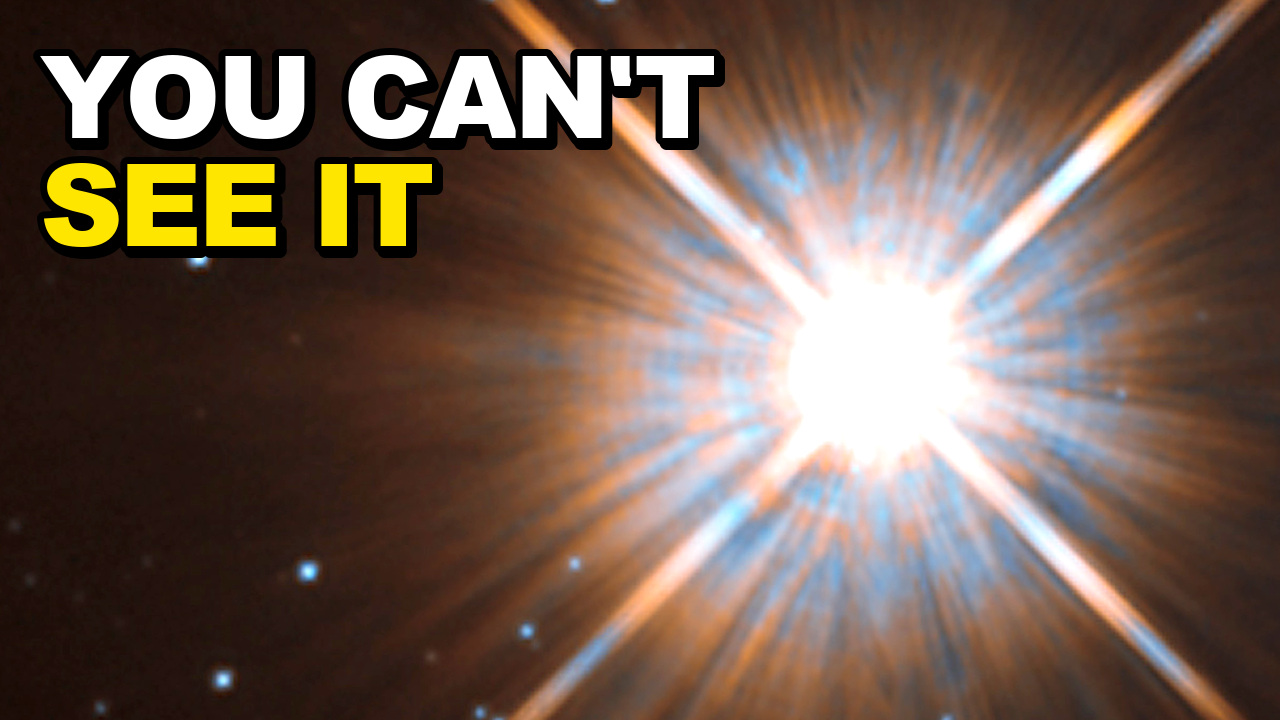
#> input picture 02_Video-Projects/026_How-Far-Is-The-Nearest-Star/08_Thumbnail/abc_v01/nearest_star_thumb_A_you-cant-see-it.jpg, 1280 x 720 px
$ python -i _build_nearest_star_thumbs_v04.py   (imports and definitions only)
#> lines starting #> are read from the running program, lines starting #| are printed output that depends on the picture
#> further down, picture is the input picture: PIL image 1280x720 RGB; mean R, G, B 113, 92.7, 80.6
#!/usr/bin/env python3
"""J1823: deterministic no-generation layout from previously approved pool plates.
Usage: python3 _build_nearest_star_thumbs_v04.py --inputs DIR --out DIR --original-a FILE
Outputs are review candidates only. Never changes abc_v01 or upload manifests.
"""
import argparse
import hashlib
import json
from pathlib import Path
import numpy as np
from PIL import Image, ImageDraw, ImageFont, ImageEnhance, ImageFilter

W,H=1280,720
FONT='/System/Library/Fonts/Supplemental/Arial Black.ttf'
YELLOW=(255,230,0)

def sha(p): return hashlib.sha256(p.read_bytes()).hexdigest()

def grade(im, cool=False):
    # Lift the actual telescope plate, then colour grade its shadows; no invented stars.
    # Suppress compression blocks in faint sky before lifting; preserve bright stars.
#> called with cool = False
    original=im
    lum=np.asarray(im.convert('L')).astype(float)
    sky_mask=np.clip((55-lum)/40,0,1)
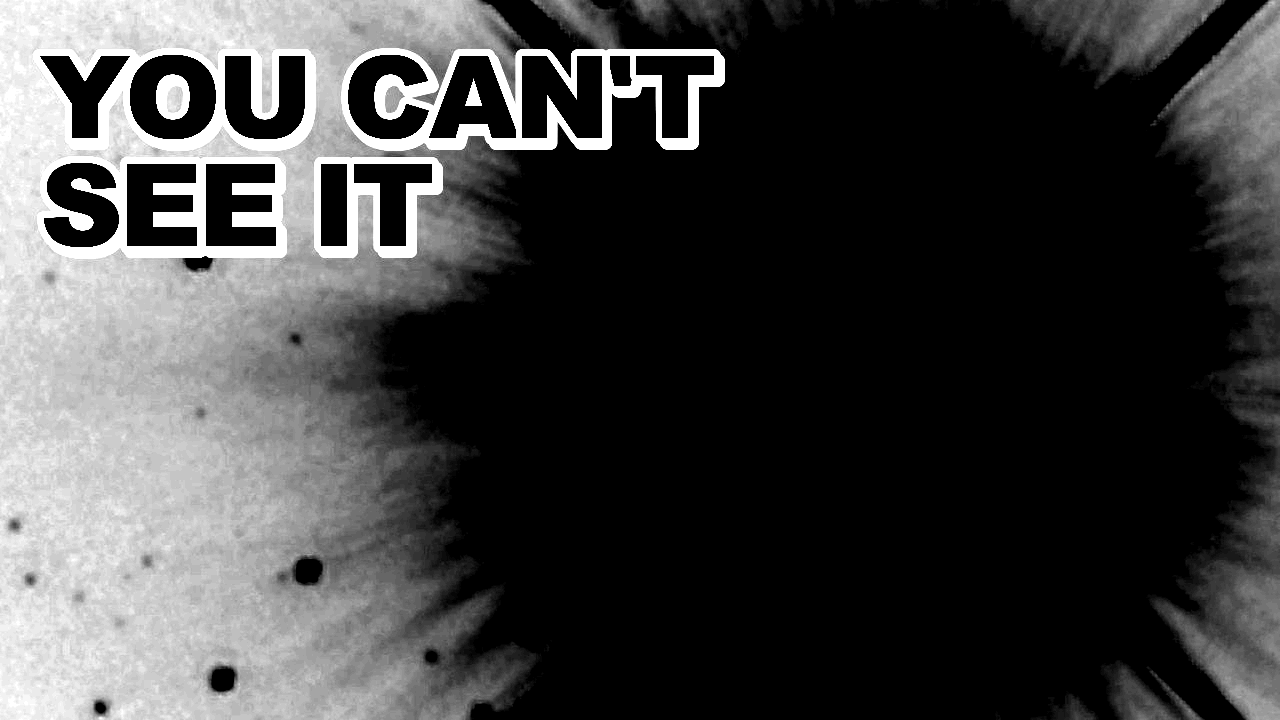
#> sky_mask: shape (720, 1280) float64; min 0, max 1, mean 0.257
    im=Image.composite(im.filter(ImageFilter.GaussianBlur(2.2)),original,
                       Image.fromarray((sky_mask*255).astype('uint8')))
    a=np.asarray(im).astype(float)/255
    a=a**0.62
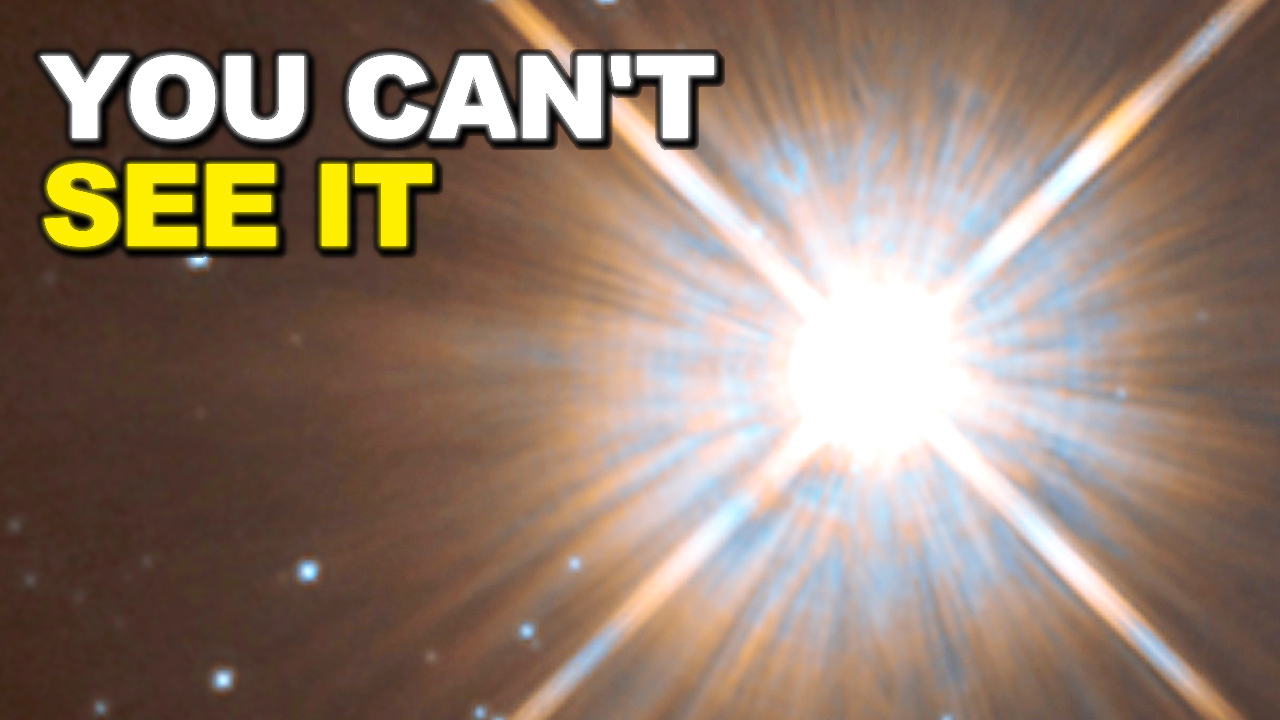
#> a: shape (720, 1280, 3) float64; mean R, G, B 0.574, 0.493, 0.435
    shadows=(1-a.max(axis=2))[...,None]**2
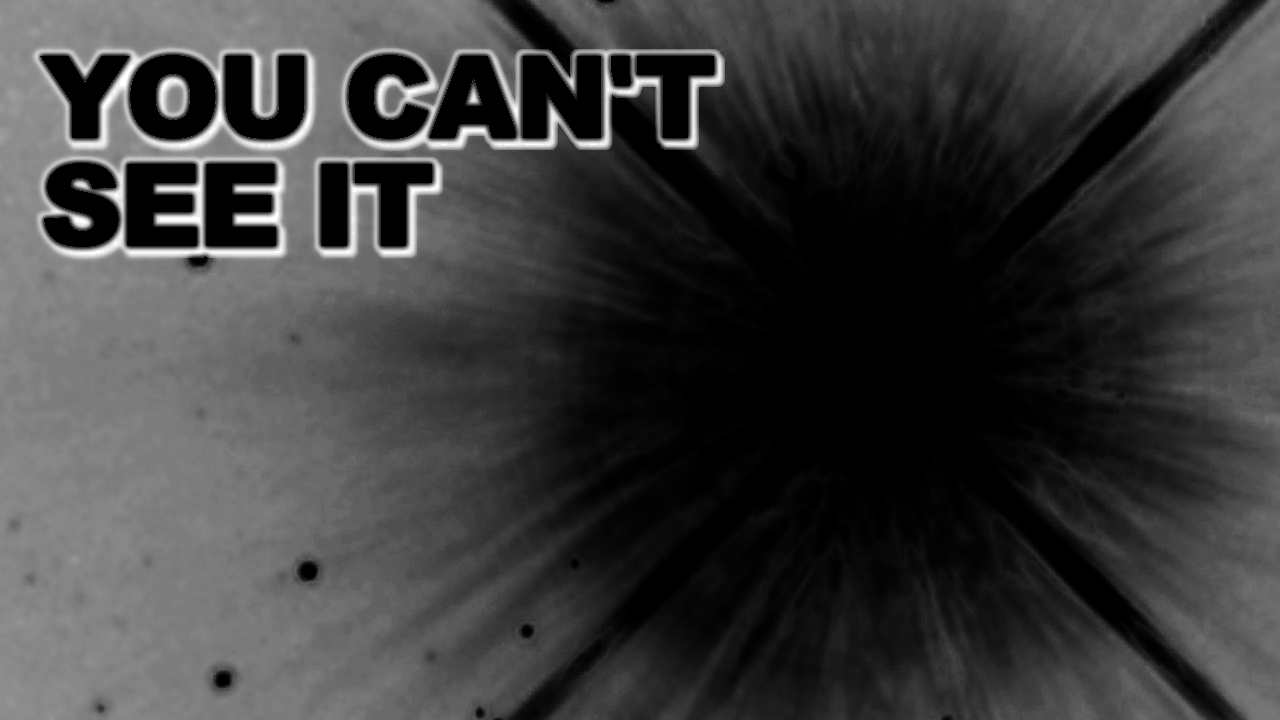
#> shadows: shape (720, 1280, 1) float64; min 0, max 1, mean 0.241
    tint=np.array([0.015,0.055,0.16] if cool else [0.12,0.045,0.008])
    a=np.clip(a+shadows*tint,0,1)
    im=Image.fromarray((a*255).astype('uint8'))
    return ImageEnhance.Color(im).enhance(2.8).filter(ImageFilter.UnsharpMask(radius=1.5,percent=40,threshold=3))
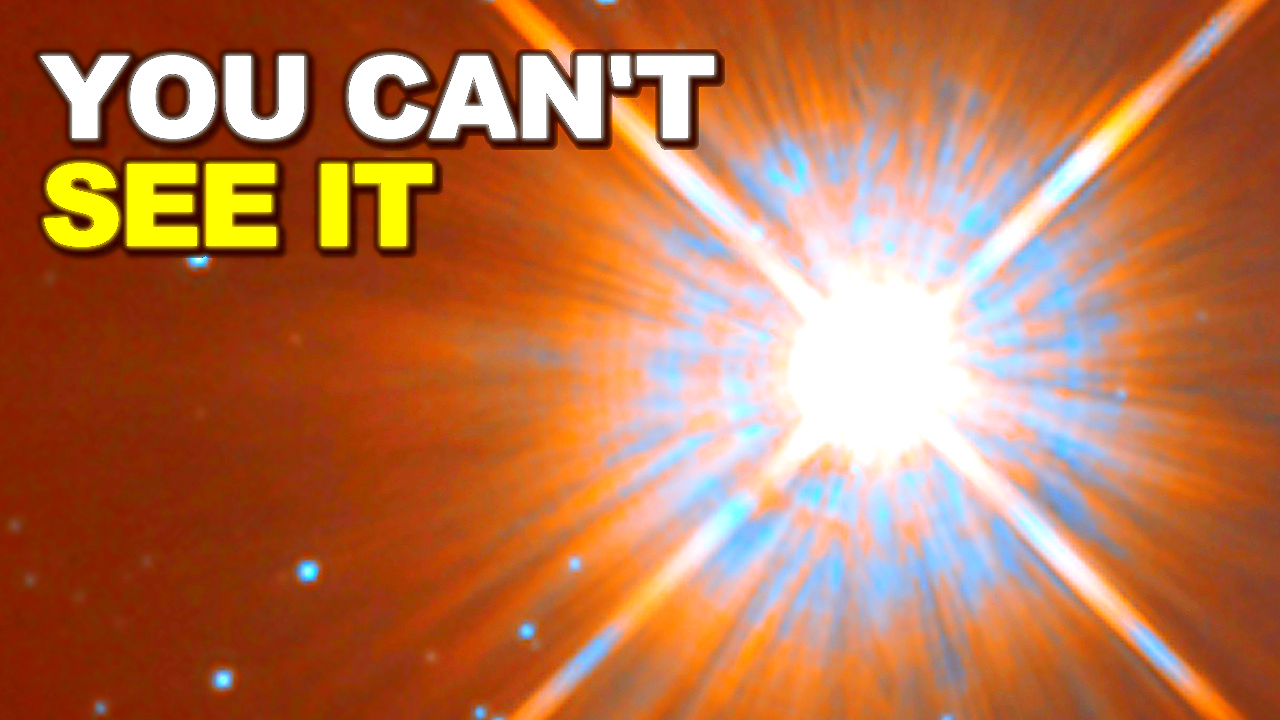
#> returned value: PIL image 1280x720 RGB; mean R, G, B 185.6, 117, 78.9

# [46 lines left out: function main, not called in this run]
# [1 line not run here, left out]

>>> from PIL import Image
>>> picture = Image.open('abc_v01/nearest_star_thumb_A_you-cant-see-it.jpg')
>>> result = grade(picture)

$ run again, on 02_Video-Projects/026_How-Far-Is-The-Nearest-Star/08_Thumbnail/abc_v01/nearest_star_thumb_C_900m-years-on-foot.jpg
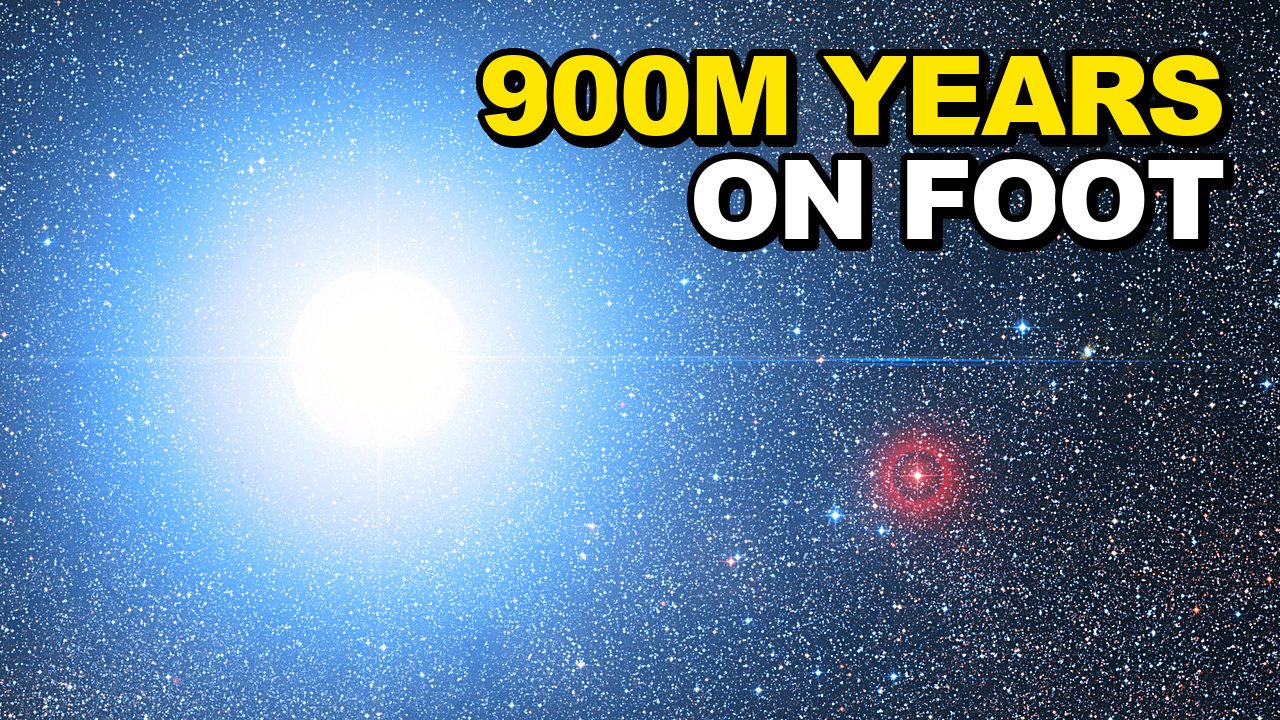
#> input picture 02_Video-Projects/026_How-Far-Is-The-Nearest-Star/08_Thumbnail/abc_v01/nearest_star_thumb_C_900m-years-on-foot.jpg, 1280 x 720 px
#> picture is the input picture: PIL image 1280x720 RGB; mean R, G, B 102.9, 132.1, 158.9
#> in grade, `shadows=(1-a.max(axis=2))[...,None]**2`:
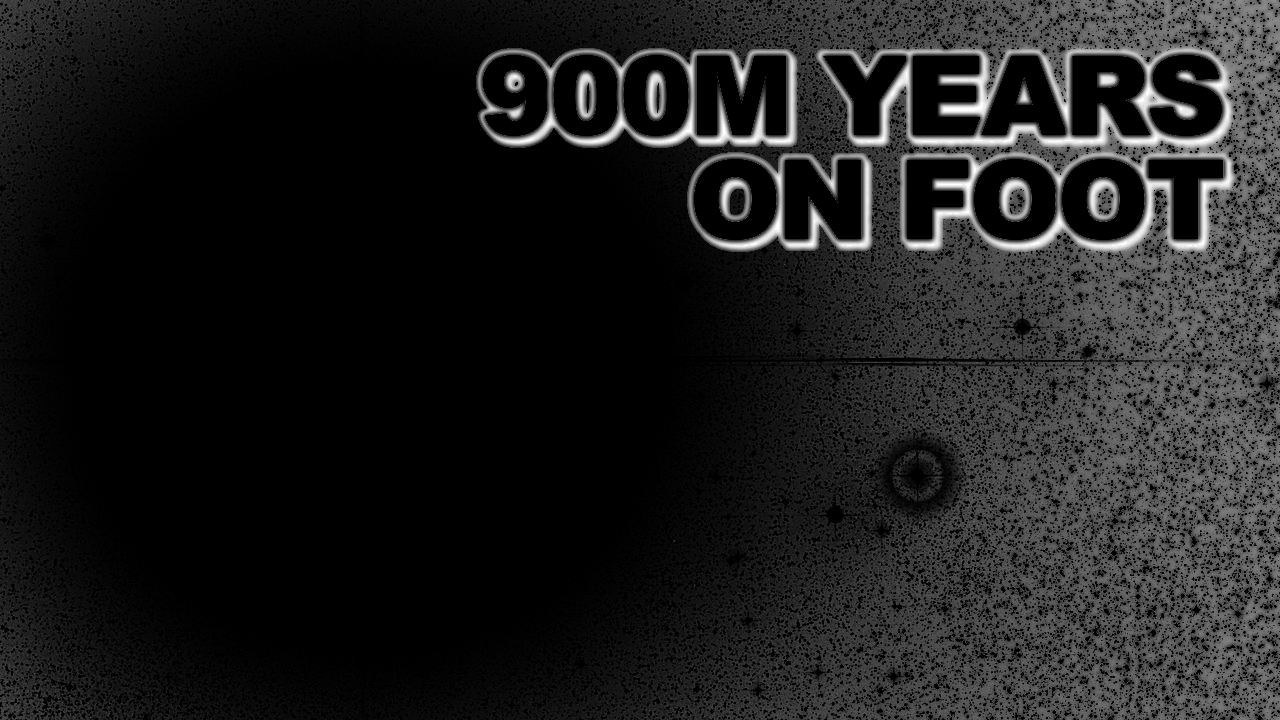
#> shadows: shape (720, 1280, 1) float64; min 0, max 1, mean 0.12
#> in grade, `return ImageEnhance.Color(im).enhance(2.8).filter(ImageFilter.UnsharpM..`:
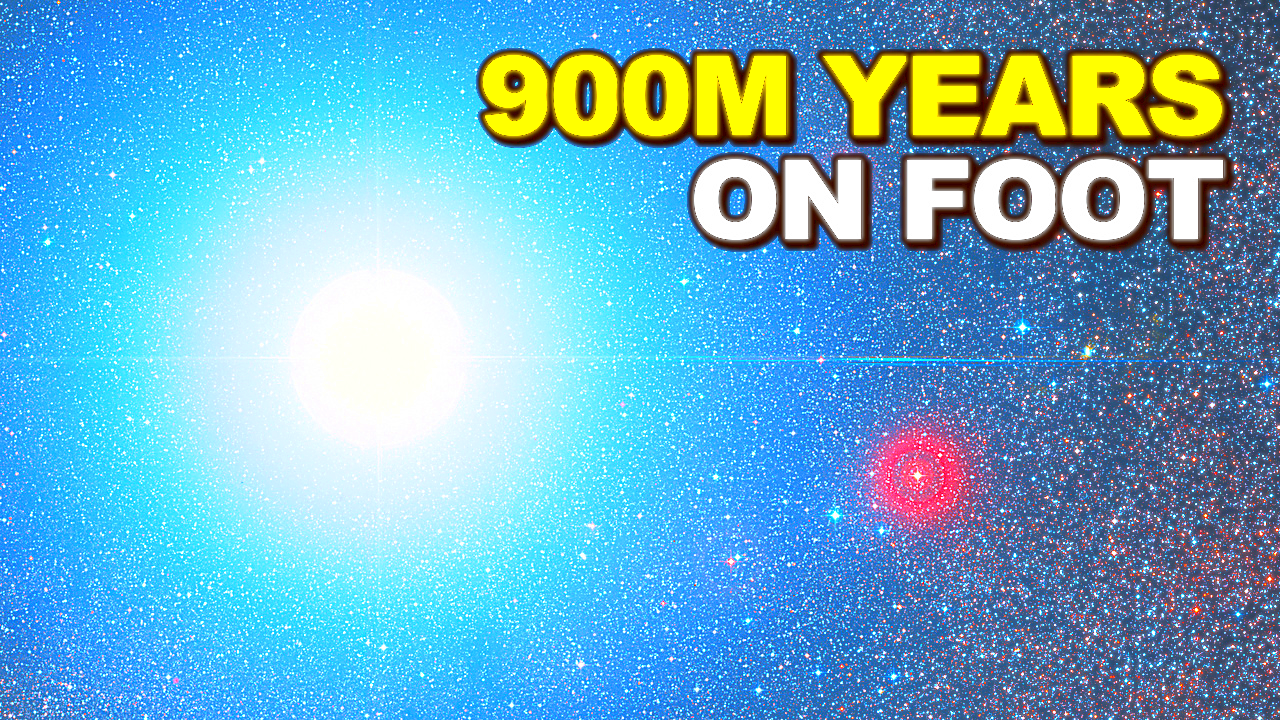
#> returned value: PIL image 1280x720 RGB; mean R, G, B 106.2, 173.3, 204.3

$ run again, on 02_Video-Projects/026_How-Far-Is-The-Nearest-Star/08_Thumbnail/abc_v01/nearest_star_thumbs_v01_small_size_check.jpg
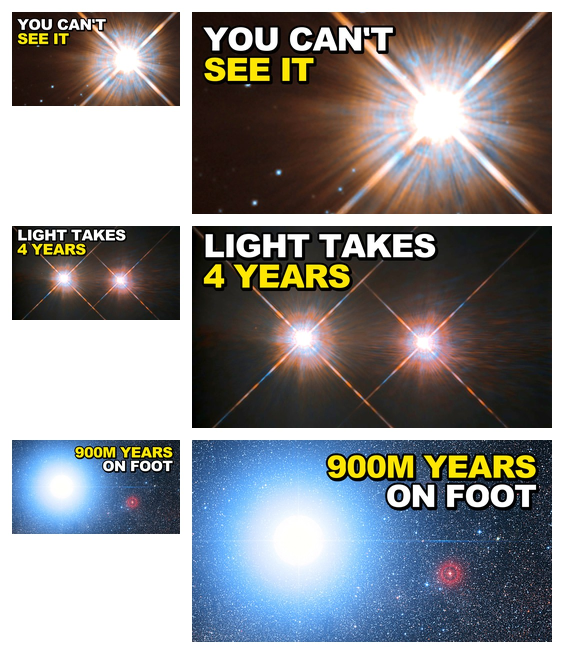
#> input picture 02_Video-Projects/026_How-Far-Is-The-Nearest-Star/08_Thumbnail/abc_v01/nearest_star_thumbs_v01_small_size_check.jpg, 1128 x 1308 px (shown at 1/2 size)
#> picture is the input picture: PIL image 1128x1308 RGB; mean R, G, B 140.5, 140.5, 141.9
#> in grade, `shadows=(1-a.max(axis=2))[...,None]**2`:
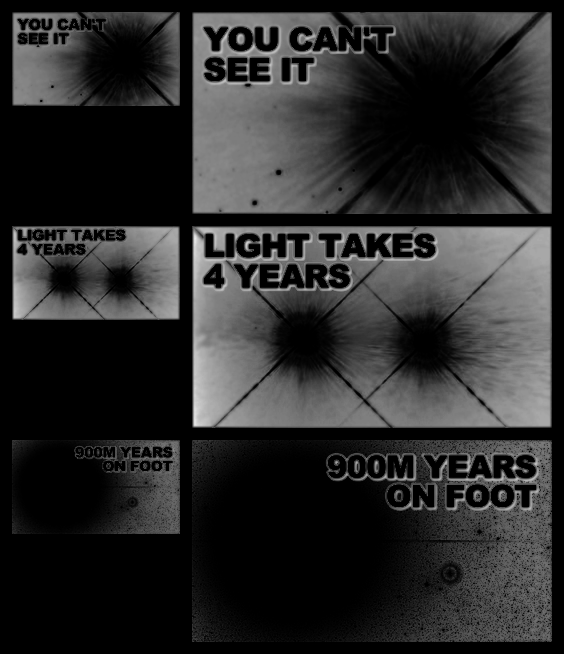
#> shadows: shape (1308, 1128, 1) float64 (shown at 1/2 size); min 0, max 0.937, mean 0.168
#> in grade, `return ImageEnhance.Color(im).enhance(2.8).filter(ImageFilter.UnsharpM..`:
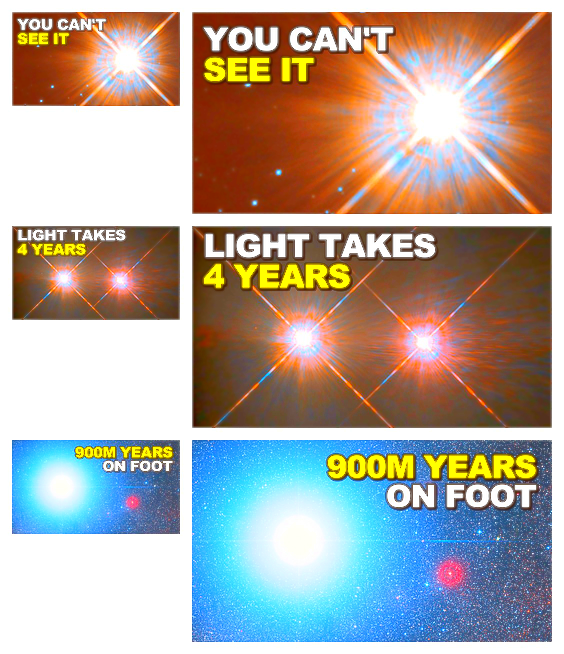
#> returned value: PIL image 1128x1308 RGB (shown at 1/2 size); mean R, G, B 176.2, 166, 156.9
